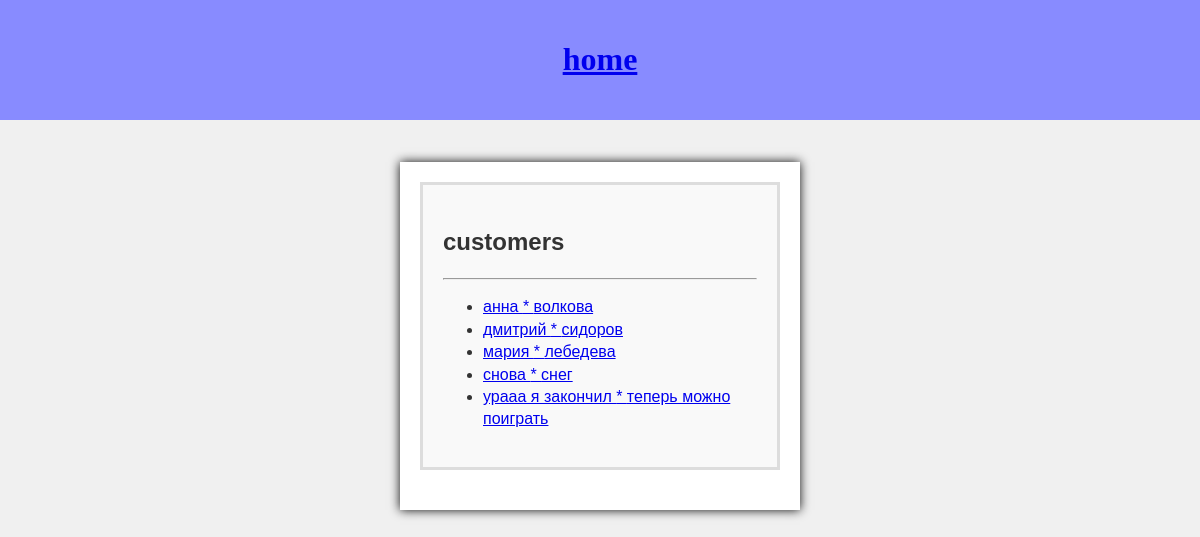
The app's page /customers/ with its own data.
### app/models.py (models this page shows, shortened)
class Customer(models.Model):
    first_name = models.CharField(max_length=100)
    last_name = models.CharField(max_length=100)
    email = models.EmailField(unique=True)
    products = models.ManyToManyField(Product, related_name='customers')

### app/views.py (the view)
# urls.py: path('customers/', views.customer_list, name='customer_list'),
def customer_list(request):
    customers = Customer.objects.all()
    return render(request, 'app/customer_list.html', {'customers': customers})

### app/templates/app/customer_list.html (shortened to what this page needs)
<!DOCTYPE html>
<html lang="en">
<head>
</head>
<body>
    <header>
        <pre style="font-size:100%; font-family:verdana;"><a href="http://127.0.0.1:8000/"><h1>home</h1></a></pre>
    </header>
    <br>
    <div class="container">
        <div class="portfolio-item">
<h2>customers</h2>
            <hr>
                <ul>
        {% for customer in customers %}
        <li>
        <a href="{% url 'customer_detail' customer.pk %}">{{ customer.first_name }} * {{ customer.last_name }}</a>
        </li>
        {% endfor %}
    </ul>
        </div>
    </div>
    <br>
    <br>
</body>

### app/templates/app/customer_list.html (style rules this page uses)
body { font-family: Arial, sans-serif; line-height: 1.4; margin: 0; padding: 0; background-color: #f0f0f0; color: #333; }
header { background-color: #888bff; color: #fff; text-align: center; padding: 1rem 0; margin-bottom: 20px; }
.container { width: 30%; max-width: 550px; margin: 0 auto; padding: 20px; background-color: #fff; box-shadow: 0 0 10px rgba(10,10,10,10.1); }
.portfolio-item { margin-bottom: 20px; padding: 20px; background-color: #f9f9f9; border: 3px solid #ddd; }

### records on screen
Customer: first_name "анна", last_name "волкова"
Customer: first_name "дмитрий", last_name "сидоров"
Customer: first_name "мария", last_name "лебедева"
Customer: first_name "снова", last_name "снег"
Customer: first_name "урааа я закончил", last_name "теперь можно поиграть"
